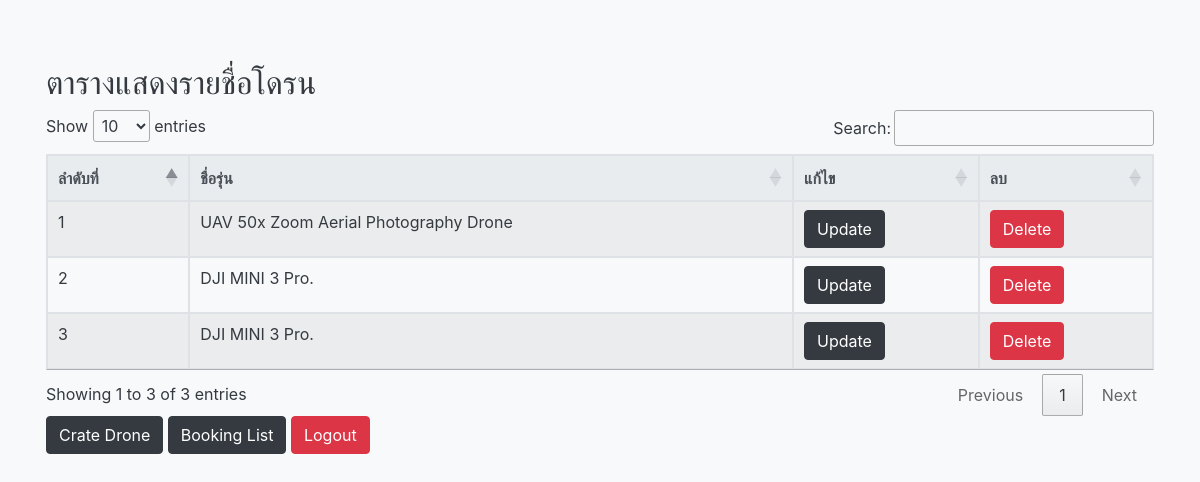
The page /drone.php (signed in) on the database its author committed.
### tables this page shows
CREATE TABLE `drones` (
  `drone_id` int(11) NOT NULL,
  `drone_name` varchar(50) DEFAULT NULL
);

### drone.php (the view, shortened to what this page needs)
<?php
include('connectdb.php');
?>
<!DOCTYPE html>
<html>
<head>
    <link rel="stylesheet" href="https://stackpath.bootstrapcdn.com/bootstrap/4.3.1/css/bootstrap.min.css">
    <link rel="stylesheet" href="https://cdn.datatables.net/1.11.4/css/jquery.dataTables.min.css">
</head>
<body class="bg-light">
    <div class="container mt-5 p-3 text-dark">
        <h2 class="text-dark">ตารางแสดงรายชื่อโดรน</h2>
        <div class="table-responsive">
            <table id="customerTable" class="table table-striped table-bordered text-dark">
                <thead class="thead-light">
                    <tr>
                        <th>ลำดับที่</th>
                        <th>ชื่อรุ่น</th>
                        <th>แก้ไข</th>
                        <th>ลบ</th>
                    </tr>
                </thead>
                <tbody>
                    <?php
                    $i = 1;
                    $sql = "SELECT * FROM `drones`;";
                    $result = $connection->query($sql);
                    while ($row = $result->fetch_assoc()) {
                        echo "<tr>";
                        echo "<td>" . $i++ . "</td>";
                        echo "<td>" . $row['drone_name'] . "</td>";
                        echo "<td>
    <a class='btn btn-dark'  href='updatedrone.php?id=" . $row['drone_id'] . "'>Update</a>
</td>";
                        echo "<td><a class='btn btn-danger' href='deletedrone.php?id=" . $row['drone_id'] . "'>Delete</a></td>";
                        echo "</tr>";
                    }
                    ?>
                </tbody>
            </table>
        </div>
        <button type="button" class="btn btn-dark" data-toggle="modal" data-target="#bookingModal">
            Crate Drone
        </button>
        <a  class="btn btn-dark" href="booking.php">Booking List</a>
        <a  class="btn btn-danger" href="logout.php">Logout</a>
    </div>
</body>
</html>

### rows shown on the page
drones: drone_name "UAV 50x Zoom Aerial Photography Drone"
drones: drone_name "DJI MINI 3 Pro."
drones: drone_name "DJI MINI 3 Pro."
